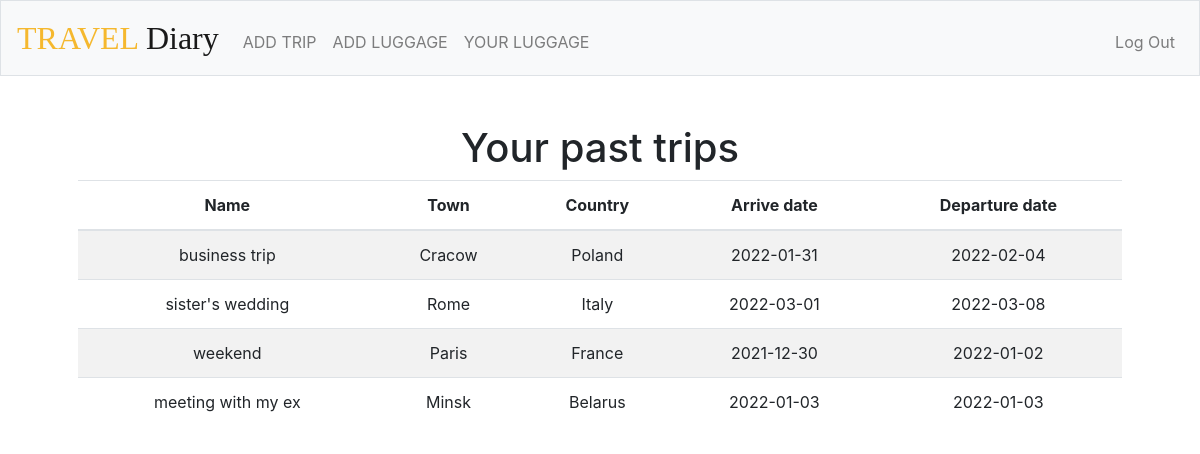
The page /past (signed in) on the database its author committed.
### tables this page shows
CREATE TABLE trips (id INTEGER NOT NULL, user_id INTEGER NOT NULL, name TEXT NOT NULL, town TEXT NOT NULL, country TEXT NOT NULL, arrive_date DATE NOT NULL, departure_date DATE NOT NULL, PRIMARY KEY(id), FOREIGN KEY(user_id) REFERENCES users(id) UNIQUE(user_id, id, name));

### application.py (the view)
@app.route("/past")
@login_required
def past():
    today = date.today()
    user_id = session["user_id"]
    trips = db.execute("SELECT * FROM trips WHERE user_id = ? and arrive_date < ?", user_id, today)
    for trip in trips:
        trip["name"] = trip["name"]
        trip["town"] = trip["town"]
        trip["country"] = trip["country"]
        trip["arrive"] = trip["arrive_date"]
        trip["departure"] = trip["departure_date"]
    return render_template("past.html", trips=trips)

### application.py (called while the page is built)
@app.after_request
def after_request(response):
    response.headers["Cache-Control"] = "no-cache, no-store, must-revalidate"
    response.headers["Expires"] = 0
    response.headers["Pragma"] = "no-cache"
    return response

### helpers.py (called while the page is built)
def login_required(f):
    @wraps(f)
    def decorated_function(*args, **kwargs):
        if session.get("user_id") is None:
            return redirect("/login")
        return f(*args, **kwargs)
    return decorated_function

### templates/past.html (shortened to what this page needs)
{% extends "layout.html" %}
{% block main %}
    <div class="page-header ">
        <div class="table_box">
            <h1>Your past trips</h1>
        </div>
    </div>
    <div class="table_box">
        <table class="table table-striped">
            <thead>
                <tr>
                    <th>Name</th>
                    <th>Town</th>
                    <th>Country</th>
                    <th>Arrive date</th>
                    <th>Departure date</th>
                </tr>
                <tbody>
                    {% for trip in trips %}
                        <tr>
                            <td>{{ trip['name'] }}</td>
                            <td>{{ trip['town'] }}</td>
                            <td>{{ trip['country'] }}</td>
                            <td>{{ trip['arrive'] }}</td>
                            <td>{{ trip['departure'] }}</td>
                        </tr>
                    {% endfor %}
                </tbody>
            </thead>
    </div>
{% endblock %}

### templates/layout.html (shortened to what this page needs)
<!DOCTYPE html>
<html lang="en">
    <head>
        <link rel="stylesheet" href="https://cdn.jsdelivr.net/npm/bootstrap@4.5.3/dist/css/bootstrap.min.css">
        <link href="/static/styles.css" rel="stylesheet">
    </head>
    <body class='background'>
        <nav class="navbar navbar-expand-md navbar-light bg-light border">
            <font face="Copperplate"><a class="navbar-brand" href="/"><span class="yellow">TRAVEL</span> <span>Diary</span></a></font>
            <div class="collapse navbar-collapse" id="navbar">
                {% if session.user_id %}
                    <ul class="navbar-nav mr-auto mt-2">
                        <li class="nav-item"><a class="nav-link" href="/add">ADD TRIP</a></li>
                        <li class="nav-item"><a class="nav-link" href="/baggage">ADD LUGGAGE</a></li>
                        <li class="nav-item"><a class="nav-link" href="/baggages">YOUR LUGGAGE</a></li>
                    </ul>
                    <ul class="navbar-nav ml-auto mt-2">
                        <li class="nav-item"><a class="nav-link" href="/logout">Log Out</a></li>
                    </ul>
                {% else %}
                    <ul class="navbar-nav ml-auto mt-2">
                        <li class="nav-item"><a class="nav-link" href="/register">Register</a></li>
                        <li class="nav-item"><a class="nav-link" href="/login">Log In</a></li>
                    </ul>
                {% endif %}
            </div>
        </nav>
        <main class="container p-5">
            {% block main %}{% endblock %}
        </main>
    </body>
</html>

### static/styles.css (style rules this page uses)
nav .navbar-brand { font-size: xx-large; }
nav .navbar-brand .yellow { color: #f5b82e; }
main { overflow-x: auto; text-align: center; }
a { color: #CB9100; }
.table_box { background-color: rgba(255,255,255,0.8); }
.background { background-image: url("https://viaoboi.ru/wp-content/uploads/2018/05/shutterstock_164590610.jpg"); background-size: 100%; background-repeat: no-repeat; background-color: #ffffff; }

### rows shown on the page
trips: name "business trip", town "Cracow", country "Poland", arrive "2022-01-31", departure "2022-02-04"
trips: name "sister's wedding", town "Rome", country "Italy", arrive "2022-03-01", departure "2022-03-08"
trips: name "weekend", town "Paris", country "France", arrive "2021-12-30", departure "2022-01-02"
trips: name "meeting with my ex", town "Minsk", country "Belarus", arrive "2022-01-03", departure "2022-01-03"
